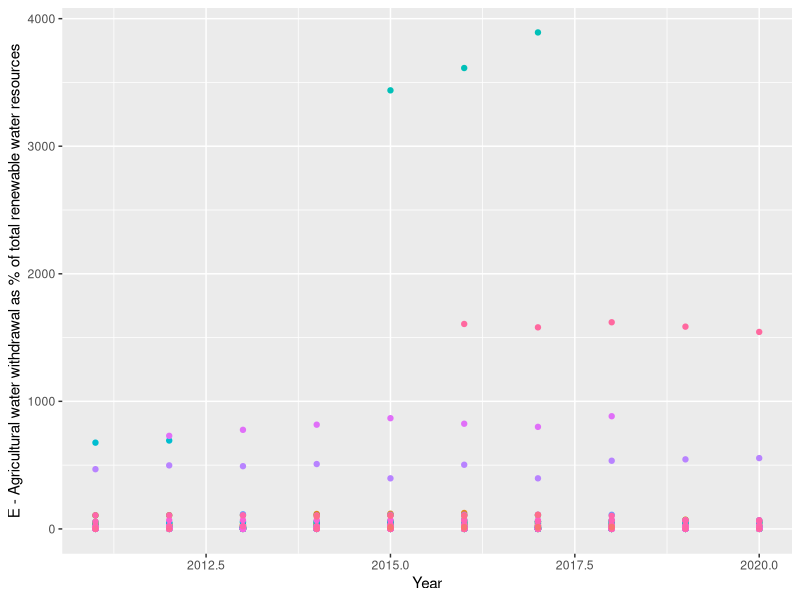
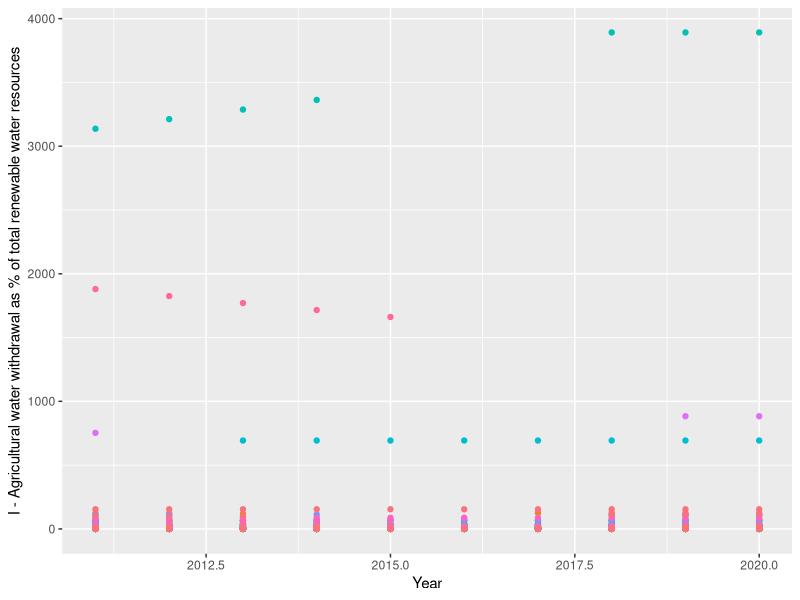
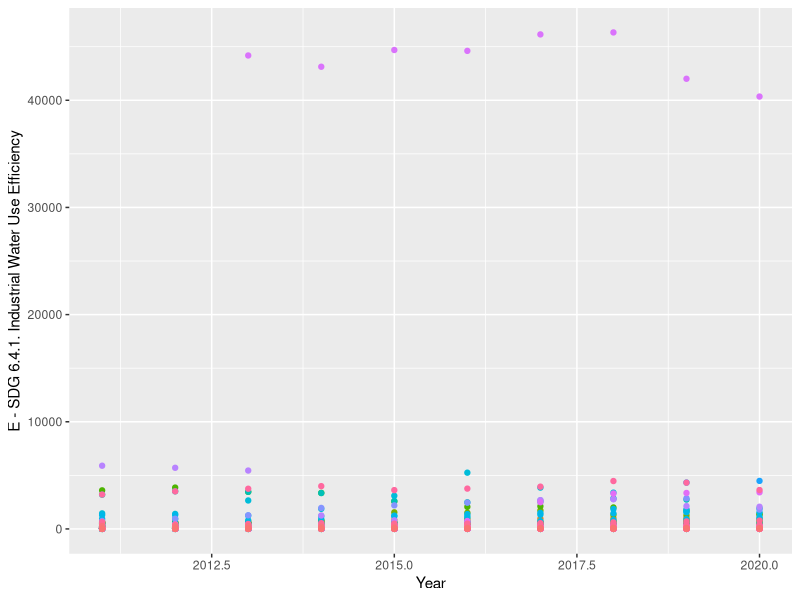
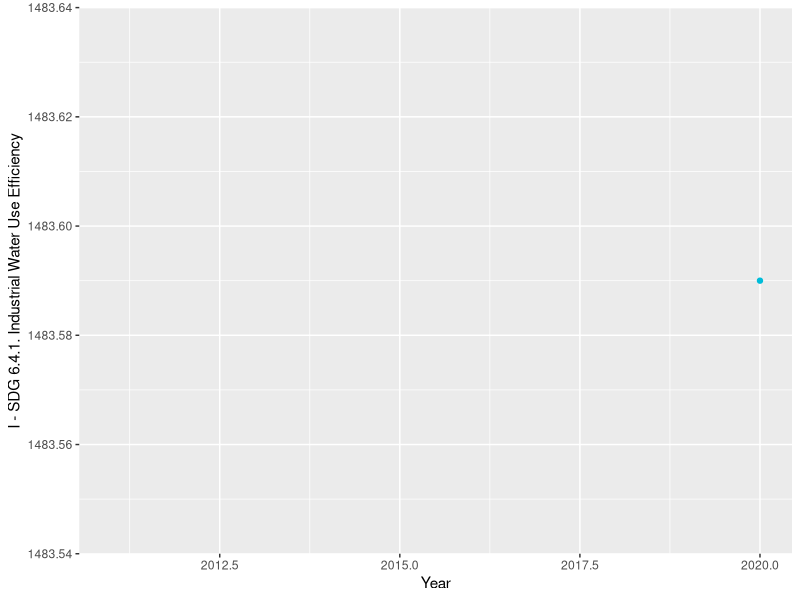
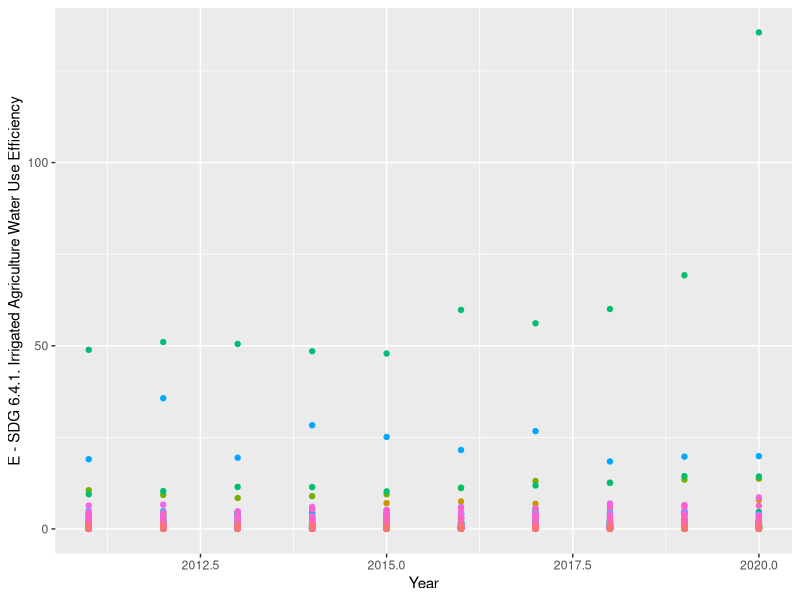
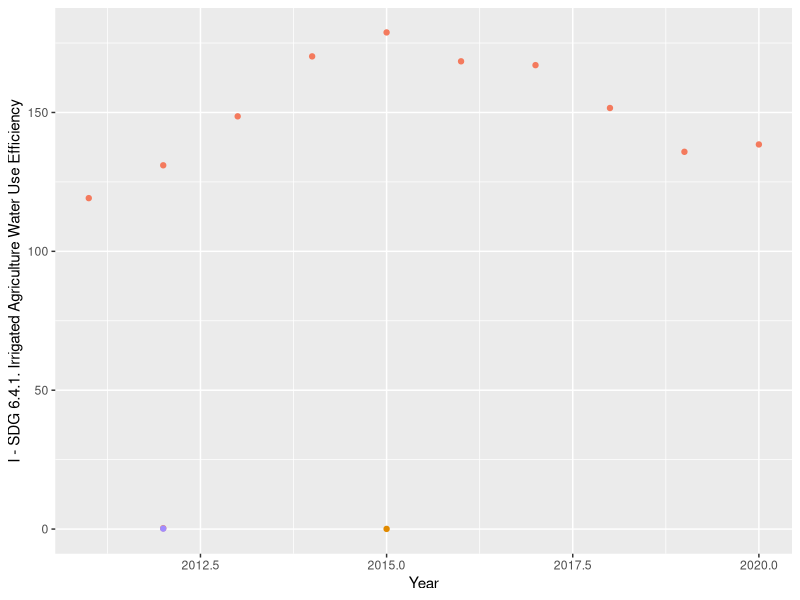
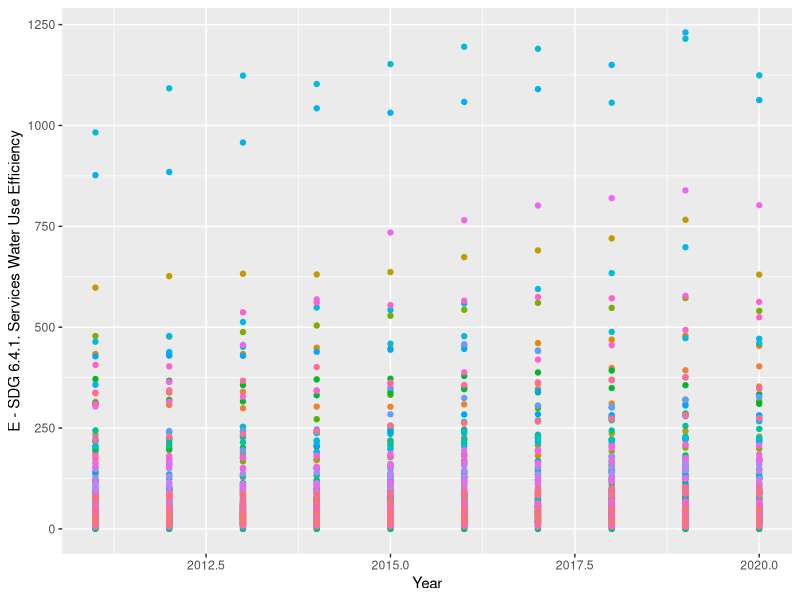
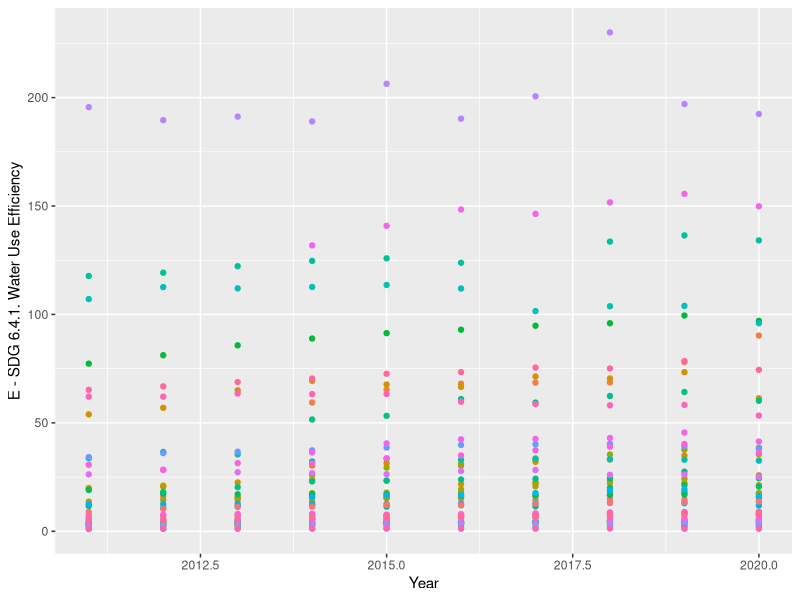

Recreate these plots in R, in order.
## ---- chunk 1
knitr::opts_chunk$set(echo = TRUE)
## ---- chunk 2
library(readr)
library(dplyr)
fullWaterData <- read_csv("Water-Data-Sc-Context.csv")
fullWaterData$Country <- replace(fullWaterData$Country, fullWaterData$Country == "C\xf4te d'Ivoire", "Cote d'Ivoire")
fullWaterData$Country <- replace(fullWaterData$Country, fullWaterData$Country == "T\xfcrkiye", "Turkiye")
View(fullWaterData)

simplifiedWaterData <- data.frame(Country = fullWaterData$Country,
                          Year = fullWaterData$Year,
                          `Agricultural Water Withdrawal` = coalesce
                          (fullWaterData$`E - Agricultural water withdrawal as % of total renewable water resources`, 
                            fullWaterData$`I - Agricultural water withdrawal as % of total renewable water resources`),
                          `Industrial Water Use` = coalesce(fullWaterData$`E - SDG 6.4.1. Industrial Water Use Efficiency`, 
                                                            fullWaterData$`I - SDG 6.4.1. Industrial Water Use Efficiency`),
                          `Irrigated Agriculture Water Use` = coalesce
                          (fullWaterData$`E - SDG 6.4.1. Irrigated Agriculture Water Use Efficiency`, 
                            fullWaterData$`I - SDG 6.4.1. Irrigated Agriculture Water Use Efficiency`),
                          `Services Water Use` = fullWaterData$`E - SDG 6.4.1. Services Water Use Efficiency`,
                          `Water Use` = coalesce(fullWaterData$`E - SDG 6.4.1. Water Use Efficiency`, 
                                                 fullWaterData$`I - SDG 6.4.1. Water Use Efficiency`),
                          `Water Stress` = coalesce(fullWaterData$`E - SDG 6.4.2. Water Stress`, 
                                                    fullWaterData$`I - SDG 6.4.2. Water Stress`))
View(simplifiedWaterData)

usWaterData <- (fullWaterData[1751:1760,])
View(usWaterData)

simplifiedUSWaterData <- simplifiedWaterData[1751:1760,]
View(simplifiedUSWaterData)
## ---- chunk 3
library(ggplot2)
ggplot(fullWaterData, aes(Year, `E - Agricultural water withdrawal as % of total renewable water resources`, color = Country)) +
  geom_point() + theme(legend.position = "none")
arrange(fullWaterData[,c(1,2,3)], desc(`E - Agricultural water withdrawal as % of total renewable water resources`)) |> head(n = 30)

ggplot(fullWaterData, aes(Year, `I - Agricultural water withdrawal as % of total renewable water resources`, color = Country)) +
  geom_point() + theme(legend.position = "none")
arrange(fullWaterData[,c(1,2,4)], desc(`I - Agricultural water withdrawal as % of total renewable water resources`)) |> head(n = 30)

ggplot(fullWaterData, aes(Year, `E - SDG 6.4.1. Industrial Water Use Efficiency`, color = Country)) +
  geom_point() + theme(legend.position = "none")
arrange(fullWaterData[,c(1,2,5)], desc(`E - SDG 6.4.1. Industrial Water Use Efficiency`)) |> head(n = 30)

ggplot(fullWaterData, aes(Year, `I - SDG 6.4.1. Industrial Water Use Efficiency`, color = Country)) +
  geom_point() + theme(legend.position = "none")
arrange(fullWaterData[,c(1,2,6)], desc(`I - SDG 6.4.1. Industrial Water Use Efficiency`)) |> head(n = 30)

ggplot(fullWaterData, aes(Year, `E - SDG 6.4.1. Irrigated Agriculture Water Use Efficiency`, color = Country)) +
  geom_point() + theme(legend.position = "none")
arrange(fullWaterData[,c(1,2,7)], desc(`E - SDG 6.4.1. Irrigated Agriculture Water Use Efficiency`)) |> head(n = 30)

ggplot(fullWaterData, aes(Year, `I - SDG 6.4.1. Irrigated Agriculture Water Use Efficiency`, color = Country)) +
  geom_point() + theme(legend.position = "none")
arrange(fullWaterData[,c(1,2,8)], desc(`I - SDG 6.4.1. Irrigated Agriculture Water Use Efficiency`)) |> head(n = 30)

ggplot(fullWaterData, aes(Year, `E - SDG 6.4.1. Services Water Use Efficiency`, color = Country)) +
  geom_point() + theme(legend.position = "none")
arrange(fullWaterData[,c(1,2,9)], desc(`E - SDG 6.4.1. Services Water Use Efficiency`)) |> head(n = 30)

ggplot(fullWaterData, aes(Year, `E - SDG 6.4.1. Water Use Efficiency`, color = Country)) +
  geom_point() + theme(legend.position = "none")
arrange(fullWaterData[,c(1,2,10)], desc(`E - SDG 6.4.1. Water Use Efficiency`)) |> head(n = 30)

ggplot(fullWaterData, aes(Year, `I - SDG 6.4.1. Water Use Efficiency`, color = Country)) +
  geom_point() + theme(legend.position = "none")
arrange(fullWaterData[,c(1,2,11)], desc(`I - SDG 6.4.1. Water Use Efficiency`)) |> head(n = 30)

ggplot(fullWaterData, aes(Year, `E - SDG 6.4.2. Water Stress` , color = Country)) +
  geom_point() + theme(legend.position = "none")
arrange(fullWaterData[,c(1,2,12)], desc(`E - SDG 6.4.2. Water Stress`)) |> head(n = 30)

ggplot(fullWaterData, aes(Year, `I - SDG 6.4.2. Water Stress` , color = Country)) +
  geom_point() + theme(legend.position = "none")
arrange(fullWaterData[,c(1,2,13)], desc(`I - SDG 6.4.2. Water Stress`)) |> head(n = 30)

## ---- chunk 4
ggplot(simplifiedWaterData, aes(Year, `Agricultural.Water.Withdrawal`, color = Country)) +
  geom_point() + theme(legend.position = "none")
arrange(simplifiedWaterData[,c(1,2,3)], desc(`Agricultural.Water.Withdrawal`)) |> head(n = 30)

ggplot(simplifiedWaterData, aes(Year, Industrial.Water.Use, color = Country)) +
  geom_point() + theme(legend.position = "none")
arrange(simplifiedWaterData[,c(1,2,4)], desc(Industrial.Water.Use)) |> head(n = 30)

ggplot(simplifiedWaterData, aes(Year, Irrigated.Agriculture.Water.Use, color = Country)) +
  geom_point() + theme(legend.position = "none")
arrange(simplifiedWaterData[,c(1,2,5)], desc(Irrigated.Agriculture.Water.Use)) |> head(n = 30)

ggplot(simplifiedWaterData, aes(Year, Services.Water.Use, color = Country)) +
  geom_point() + theme(legend.position = "none")
arrange(simplifiedWaterData[,c(1,2,6)], desc(Services.Water.Use)) |> head(n = 30)

ggplot(simplifiedWaterData, aes(Year, Water.Use, color = Country)) +
  geom_point() + theme(legend.position = "none")
arrange(simplifiedWaterData[,c(1,2,7)], desc(Water.Use)) |> head(n = 30)

ggplot(simplifiedWaterData, aes(Year, Water.Stress, color = Country)) +
  geom_point() + theme(legend.position = "none")
arrange(simplifiedWaterData[,c(1,2,8)], desc(Water.Stress)) |> head(n = 30)

## ---- chunk 5
ggplot(usWaterData, aes(Year, `E - Agricultural water withdrawal as % of total renewable water resources`, color = Country)) +
  geom_point() + theme(legend.position = "none")
arrange(usWaterData[,c(1,2,3)], desc(`E - Agricultural water withdrawal as % of total renewable water resources`)) |> head(n = 30)

ggplot(usWaterData, aes(Year, `I - Agricultural water withdrawal as % of total renewable water resources`, color = Country)) +
  geom_point() + theme(legend.position = "none")
arrange(usWaterData[,c(1,2,4)], desc(`I - Agricultural water withdrawal as % of total renewable water resources`)) |> head(n = 30)

ggplot(usWaterData, aes(Year, `E - SDG 6.4.1. Industrial Water Use Efficiency`, color = Country)) +
  geom_point() + theme(legend.position = "none")
arrange(usWaterData[,c(1,2,5)], desc(`E - SDG 6.4.1. Industrial Water Use Efficiency`)) |> head(n = 30)

ggplot(usWaterData, aes(Year, `E - SDG 6.4.1. Irrigated Agriculture Water Use Efficiency`, color = Country)) +
  geom_point() + theme(legend.position = "none")
arrange(usWaterData[,c(1,2,7)], desc(`E - SDG 6.4.1. Irrigated Agriculture Water Use Efficiency`)) |> head(n = 30)

ggplot(usWaterData, aes(Year, `E - SDG 6.4.1. Services Water Use Efficiency`, color = Country)) +
  geom_point() + theme(legend.position = "none")
arrange(fullWaterData[,c(1,2,9)], desc(`E - SDG 6.4.1. Services Water Use Efficiency`)) |> head(n = 30)

ggplot(usWaterData, aes(Year, `I - SDG 6.4.1. Water Use Efficiency`, color = Country)) +
  geom_point() + theme(legend.position = "none")
arrange(fullWaterData[,c(1,2,11)], desc(`I - SDG 6.4.1. Water Use Efficiency`)) |> head(n = 30)

ggplot(usWaterData, aes(Year, `E - SDG 6.4.2. Water Stress` , color = Country)) +
  geom_point() + theme(legend.position = "none")
arrange(fullWaterData[,c(1,2,12)], desc(`E - SDG 6.4.2. Water Stress`)) |> head(n = 30)

## ---- chunk 6
ggplot(simplifiedUSWaterData, aes(Year, `Agricultural.Water.Withdrawal`, color = Country)) +
  geom_point() + theme(legend.position = "none")

ggplot(simplifiedUSWaterData, aes(Year, Industrial.Water.Use, color = Country)) +
  geom_point() + theme(legend.position = "none")

ggplot(simplifiedUSWaterData, aes(Year, Irrigated.Agriculture.Water.Use, color = Country)) +
  geom_point() + theme(legend.position = "none")

ggplot(simplifiedUSWaterData, aes(Year, Services.Water.Use, color = Country)) +
  geom_point() + theme(legend.position = "none")

ggplot(simplifiedUSWaterData, aes(Year, Water.Use, color = Country)) +
  geom_point() + theme(legend.position = "none")

ggplot(simplifiedUSWaterData, aes(Year, Water.Stress, color = Country)) +
  geom_point() + theme(legend.position = "none")

